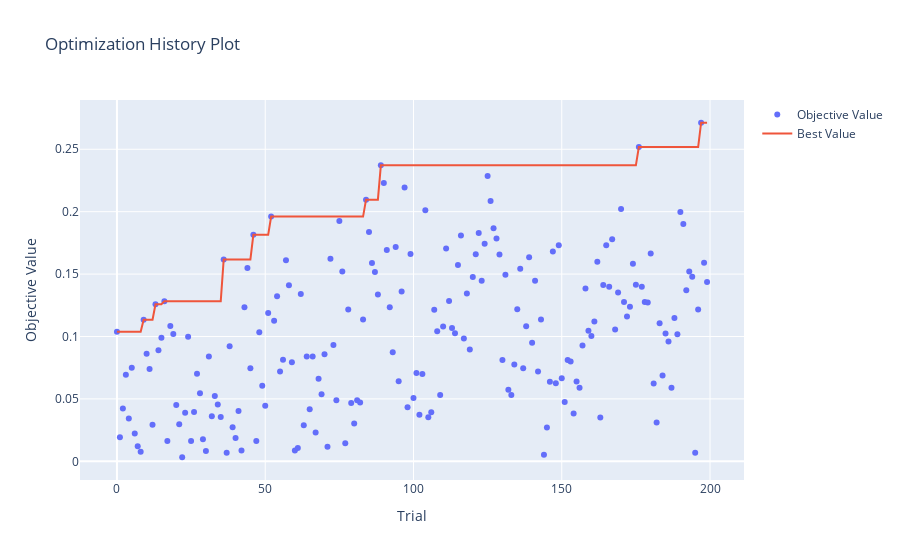

Notebook code cell kept with this figure:
### Code cell
optuna.visualization.plot_optimization_history(study)

### Figure 1 — Plotly figure (JSON) as saved in the notebook; plotly's stock layout.template omitted (floating-point values rounded to 4 significant figures; data arrays with more than 128 entries replaced by an {"elided": "..."} marker saying what was removed)
{"data": [{"mode": "markers", "name": "Objective Value", "type": "scatter", "x": {"elided": "200 int values"}, "y": {"elided": "200 float values"}}, {"mode": "lines", "name": "Best Value", "type": "scatter", "x": {"elided": "200 int values"}, "y": {"elided": "200 float values"}}, {"marker": {"color": "#cccccc"}, "mode": "markers", "name": "Infeasible Trial", "showlegend": false, "type": "scatter", "x": [], "y": []}], "layout": {"title": {"text": "Optimization History Plot"}, "xaxis": {"title": {"text": "Trial"}}, "yaxis": {"title": {"text": "Objective Value"}}}}
